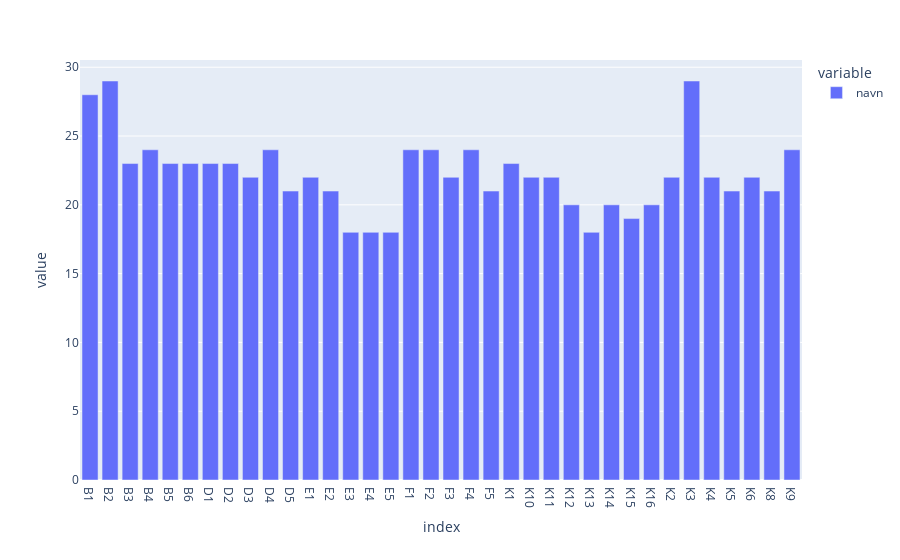

Here is the notebook cell this chart was saved with:
### Code cell
df_prod_mach["navn"].value_counts().sort_index().plot(kind="bar")

### Figure 1 — Plotly figure (JSON) as saved in the notebook; plotly's stock layout.template omitted (floating-point values rounded to 4 significant figures)
{"data": [{"alignmentgroup": "True", "hovertemplate": "variable=navn<br>index=%{x}<br>value=%{y}<extra></extra>", "legendgroup": "navn", "marker": {"color": "#636efa", "pattern": {"shape": ""}}, "name": "navn", "offsetgroup": "navn", "orientation": "v", "showlegend": true, "textposition": "auto", "type": "bar", "x": ["B1", "B2", "B3", "B4", "B5", "B6", "D1", "D2", "D3", "D4", "D5", "E1", "E2", "E3", "E4", "E5", "F1", "F2", "F3", "F4", "F5", "K1", "K10", "K11", "K12", "K13", "K14", "K15", "K16", "K2", "K3", "K4", "K5", "K6", "K8", "K9"], "xaxis": "x", "y": [28, 29, 23, 24, 23, 23, 23, 23, 22, 24, 21, 22, 21, 18, 18, 18, 24, 24, 22, 24, 21, 23, 22, 22, 20, 18, 20, 19, 20, 22, 29, 22, 21, 22, 21, 24], "yaxis": "y"}], "layout": {"barmode": "relative", "legend": {"title": {"text": "variable"}, "tracegroupgap": 0}, "margin": {"t": 60}, "xaxis": {"anchor": "y", "domain": [0, 1], "title": {"text": "index"}}, "yaxis": {"anchor": "x", "domain": [0, 1], "title": {"text": "value"}}}}
